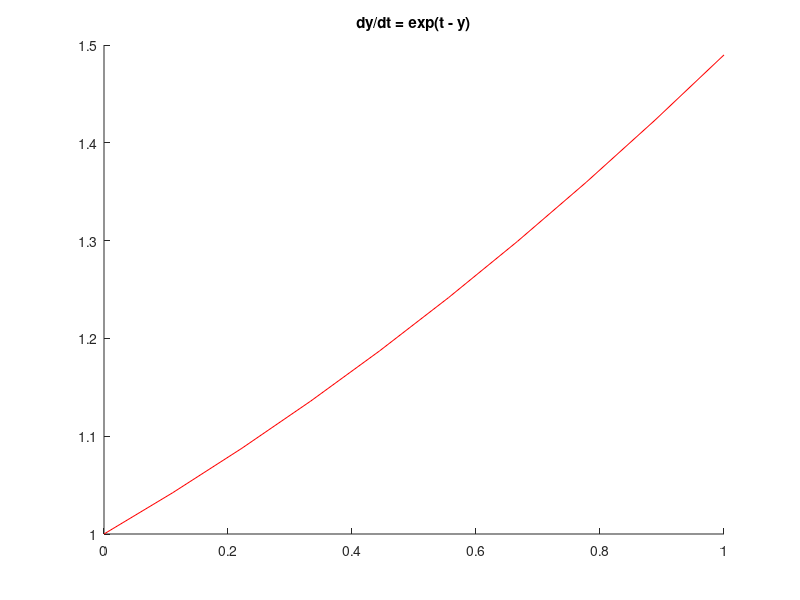

Source code (MATLAB): (Note: this script raises an error after producing the figure.)
close all; clear;

%% PART A 5.1.2 (a)
a = 0; b = 1; 
y0 = 1;
t0 = 0;

f = @(t,y) exp(t - y);
fe = @(t,y) log( exp(t) - 1 + exp(1));

ns = {10, 20, 40, 80,160};

figure (1); hold on; 
title('dy/dt = exp(t - y)');
x = linspace(a,b,10);
plot(x,fe(x),'color','r');

for i = 1:numel(ns)
    n = ns{i};
    h = (b-a)/n;
    
    [y,t] = Euler(f,y0,t0,h,n);
    
    x = linspace(a,b,n);
    
    plot(x,y,'color','b');
    
end

clear; 

%% PART A 5.1.2 (b)
a = 1; b = 2; 
y0 = 2;
t0 = 1;

f = @(t,y) t^(-2) * (sin(2*t) - 2*t*y);
fe = @(t,y) (-cos(2.*t) + cos(2) + 4) ./ (2*t.^2);

ns = {10, 20, 40, 80,160};

figure (2); hold on; 
title('dy/dt = t^(-2) * (sin(2*t) - 2*t*y)');
x = linspace(a,b,10);
plot(x,fe(x),'color','r');

for i = 1:numel(ns)
    n = ns{i};
    h = (b-a)/n;
    
    [y,t] = Euler(f,y0,t0,h,n);

    x = linspace(a,b,n);
  
    plot(x,y,'color','b');
    
end

clear; 

%% PART A 5.1.2 (c)
a = 2; b = 3; 
y0 = 2;
t0 = 2;

f = @(t,y) -y + t*y^(1/2);
fe = @(t,y) exp(-t) .* (exp(t/2) .* (t-2)  + sqrt(2) .* exp(1)).^2;

ns = {10, 20, 40, 80,160};

figure (3); hold on; 
title('dy/dt = -y + t*y^(1/2)');
x = linspace(a,b,10);
plot(x,fe(x),'color','r');

for i = 1:numel(ns)
    n = ns{i};
    h = (b-a)/n;
    
    [y,t] = Euler(f,y0,t0,h,n);

    x = linspace(a,b,n);
  
    plot(x,y,'color','b');
    
end